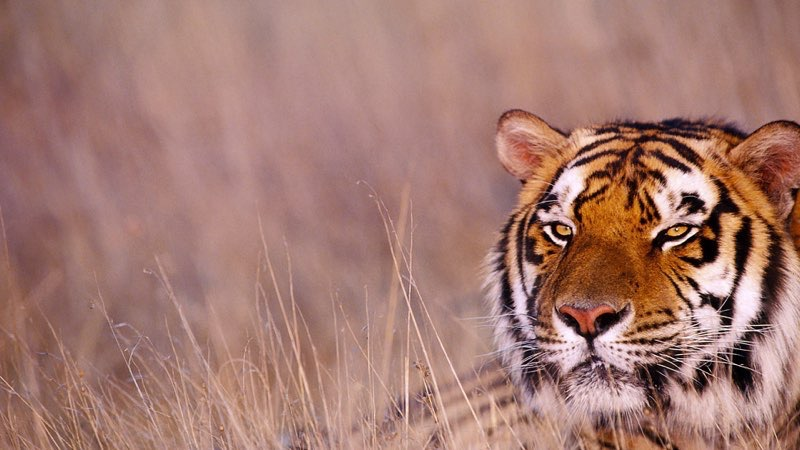
#> input picture input.jpg, 800 x 450 px, found by its file name
$ jupyter execute 'Image Cropping.ipynb'
#> lines starting #> are read from the running program, lines starting #| are printed output that depends on the picture
[cell 1]
import cv2
import numpy as np

image = cv2.imread('C:\\Users\\Zahid\\Desktop\\Deep Learning\\openCVtutorials\\input.jpg')
#> image is the input picture: shape (450, 800, 3); mean B, G, R 113.3, 122.1, 163.8

height , width = image.shape[:2]
#> height = 450; width = 800

[cell 2]
#for cropping mention starting coordinates and ending coordinates and use indexing to crop out the image


#starting coordinates
start_row , start_col = int(height *.25) , int(width * .25) #25 % of height and width
#> start_row = 112; start_col = 200

end_row , end_col = int(height * .75) , int(width * .75) #75%of height and width
#> end_row = 337; end_col = 600

cropped_image = image[start_row:end_row , start_col:end_col]
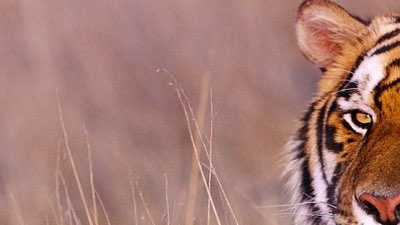
#> cropped_image: shape (225, 400, 3); mean B, G, R 115.3, 122.7, 165.6

cv2.imshow('Original Image', image)
cv2.imshow('Cropped Image ' , cropped_image)
cv2.waitKey()
cv2.destroyAllWindows()
